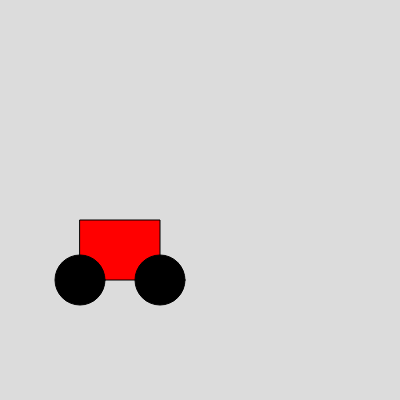
Frame 1 (no input)
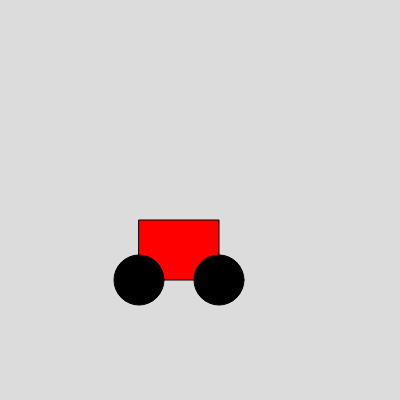
Frame 60 (no input)
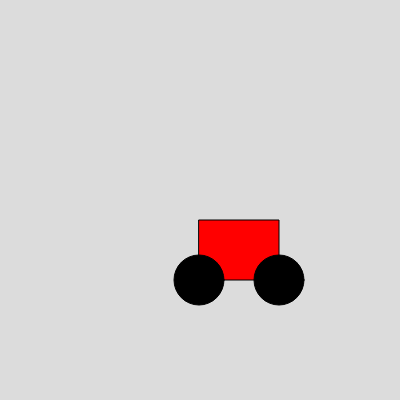
Frame 120 (the mouse pressed at the canvas centre since frame 60)

The p5.js sketch that drew these frames (run headless with seeded random() and noise() and a simulated clock; from frame 60 on, the mouse is pressed at the canvas centre):

// p5.js sketch
// ── sketch.js
let leftWheel = 80;
let rightWheel = 160;
let body = 80;

function setup() {
  createCanvas(400, 400);
}

function draw() {
  background(220);

  fill(255, 0, 0);
  rect(body, 220, 80, 60);
  fill(0);
  ellipse(leftWheel, 280, 50, 50);
  ellipse(rightWheel, 280, 50, 50);

  leftWheel = leftWheel + 1;
  rightWheel = rightWheel + 1;
  body = body + 1;

  if(rightWheel >= width||leftWheel>= width||body >= width){
    rightWheel = 80;
    leftWheel = 0;
    body = 0;
  }
}
